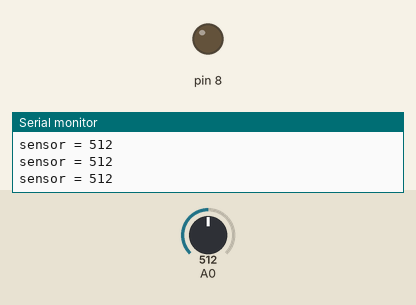
Simulated run of this sketch. Board: Arduino Uno, built with avr-gcc and run on an emulated ATmega328P. Parts: output pins drawn as LEDs (lit = HIGH), the last lines printed to the serial monitor. The test bench sets the inputs (shaded band); at power-on: A0 = 512.

Above: at 1.2 s.
1.3 s: A0 set to 22
2.8 s: A0 set to 18
At 3.4 s:
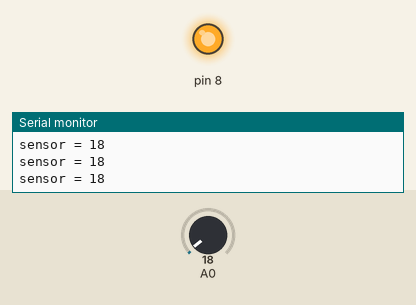
4.3 s: A0 set to 122
At 4.7 s:
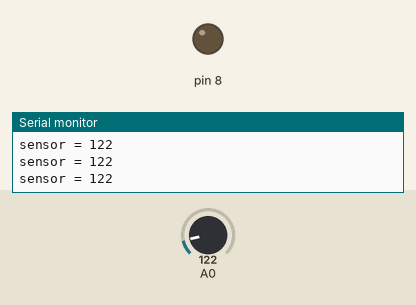
5.8 s: A0 set to 10
At 7.3 s:
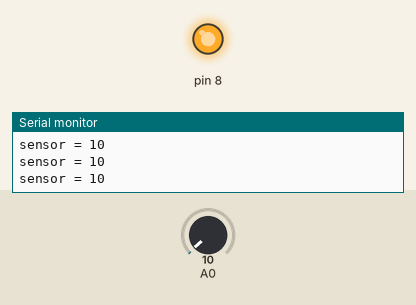
Timing chart, 0 to 8.3 s (numbered marks = the images above; inputs shaded):
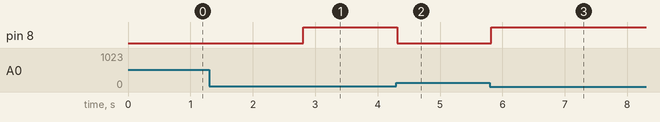

Measured:
- the behaviour switches between 20 and 19 on A0 (found by bisection; images 0 and 1)
- after the input at 2.8 s, pin 8: LOW → HIGH at once
- after the input at 4.3 s, pin 8: HIGH → LOW at once
- after the input at 5.8 s, pin 8: LOW → HIGH at once

The sketch:

Flex_sensor.ino
```cpp
// C++ code
//
int sensor = 0;

void setup()
{
  pinMode(A0, INPUT);
  pinMode(8, OUTPUT);
  Serial.begin(9600);
}

void loop()
{
  sensor = analogRead(A0);
  if (sensor < 20) {
    digitalWrite(8, HIGH);
  } else {
    digitalWrite(8, LOW);
  }
  Serial.print("sensor = ");
  Serial.println(sensor);
  delay(100); // Wait for 100 millisecond(s)
}
```
